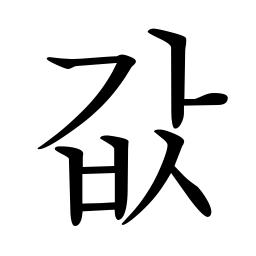
#> input picture sub_module/svg2ttf/AppleMyungjo.jpg, 256 x 256 px; its folder holds only this picture in this run; the run also reads 1 picture not shown here
$ python merge.py --src1 svg2ttf --src2 svg2ttf --dst out
#> lines starting #> are read from the running program, lines starting #| are printed output that depends on the picture
# -*- coding: utf-8 -*-
import cv2
import argparse
import os
import glob # 특정 디렉토리에 있는 파일을 유용하게 사용하게 도와줌
from PIL import Image
import numpy as np

parser = argparse.ArgumentParser(description='image rotation')
parser.add_argument('--src1', dest='src_dir1', required=True, help='path of the source img')
parser.add_argument('--src2', dest='src_dir2', required=True, help='path of the source img')
parser.add_argument('--dst', dest='dst_dir', required=True, help='path of the target img')
args = parser.parse_args()

if __name__=="__main__":
	dst_dir = args.dst_dir
	src_dir1 = args.src_dir1
	src_dir2 = args.src_dir2

	if not os.path.exists(dst_dir):
		os.makedirs(dst_dir)

	paths1 = glob.glob(os.path.join(src_dir1, "*.jpg"))

	for p1 in paths1:
		label1 = os.path.basename(p1).split('.')[0]
		p2 = os.path.join(src_dir2, 'space.jpg')

		try:
			image1 = cv2.imread(p1)
#> image1 is the input picture: shape (256, 256, 3); min 0, max 255, mean 223.4
			image1 = cv2.cvtColor(image1, cv2.COLOR_BGR2RGB)
			image2 = cv2.imread(p2)
			image2 = cv2.cvtColor(image2, cv2.COLOR_BGR2RGB)

			height1, width1 = image1.shape[:2]
#> height1 = 256; width1 = 256
			height2, width2 = image2.shape[:2]
#> height2 = 256; width2 = 256

			if dst_dir[-1] != '/':
				dst_dir += '/'
			vis = np.concatenate((image1, image2), axis=1)
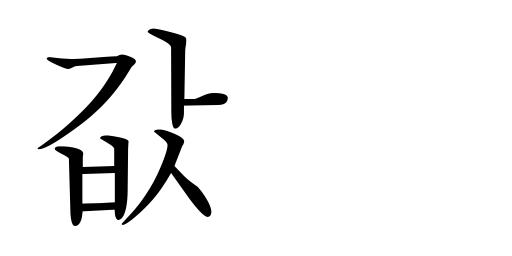
#> vis: shape (256, 512, 3); min 0, max 255, mean 239.2
			cv2.imwrite(str(dst_dir)+label1+'.jpg',vis)
			print('Success : ' + str(dst_dir) + label1 + '.jpg')
		except:
			print('Fail : ' + label1 + 'File is not exist in src2_dir')
